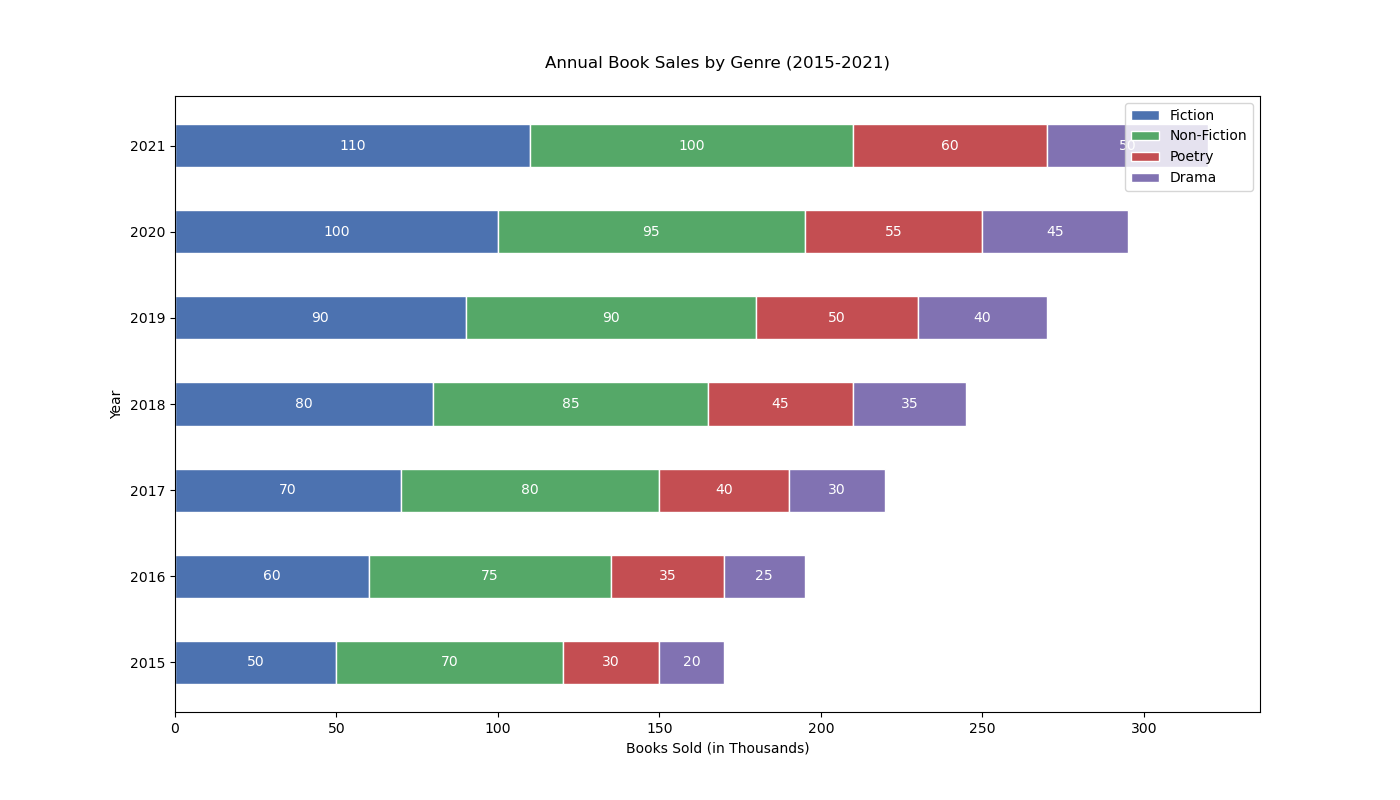

Reproduce this figure in Python.

import matplotlib.pyplot as plt

# Data from the table provided
years = ['2015', '2016', '2017', '2018', '2019', '2020', '2021']
fiction = [50, 60, 70, 80, 90, 100, 110]
non_fiction = [70, 75, 80, 85, 90, 95, 100]
poetry = [30, 35, 40, 45, 50, 55, 60]
drama = [20, 25, 30, 35, 40, 45, 50]

# Stacking data
non_fiction_bottom = [fiction[i] for i in range(len(fiction))]
poetry_bottom = [non_fiction_bottom[i] + non_fiction[i] for i in range(len(non_fiction))]
drama_bottom = [poetry_bottom[i] + poetry[i] for i in range(len(poetry))]

# Setting figure size
plt.figure(figsize=(14, 8))

# Plotting data
bar_height = 0.5
plt.barh(years, fiction, height=bar_height, color='#4c72b0', edgecolor='white', label='Fiction')
plt.barh(years, non_fiction, left=non_fiction_bottom, height=bar_height, color='#55a868', edgecolor='white', label='Non-Fiction')
plt.barh(years, poetry, left=poetry_bottom, height=bar_height, color='#c44e52', edgecolor='white', label='Poetry')
plt.barh(years, drama, left=drama_bottom, height=bar_height, color='#8172b2', edgecolor='white', label='Drama')

# Adding numerical labels
for i in range(len(years)):
    plt.text(fiction[i] / 2, i, str(fiction[i]), va='center', ha='center', color='white', fontsize=10)
    plt.text(non_fiction_bottom[i] + non_fiction[i] / 2, i, str(non_fiction[i]), va='center', ha='center', color='white', fontsize=10)
    plt.text(poetry_bottom[i] + poetry[i] / 2, i, str(poetry[i]), va='center', ha='center', color='white', fontsize=10)
    plt.text(drama_bottom[i] + drama[i] / 2, i, str(drama[i]), va='center', ha='center', color='white', fontsize=10)

# Adding titles and labels
plt.xlabel('Books Sold (in Thousands)')
plt.ylabel('Year')
plt.title('Annual Book Sales by Genre (2015-2021)', pad=20)
plt.legend(loc='upper right')

# Display the plot
plt.show()
